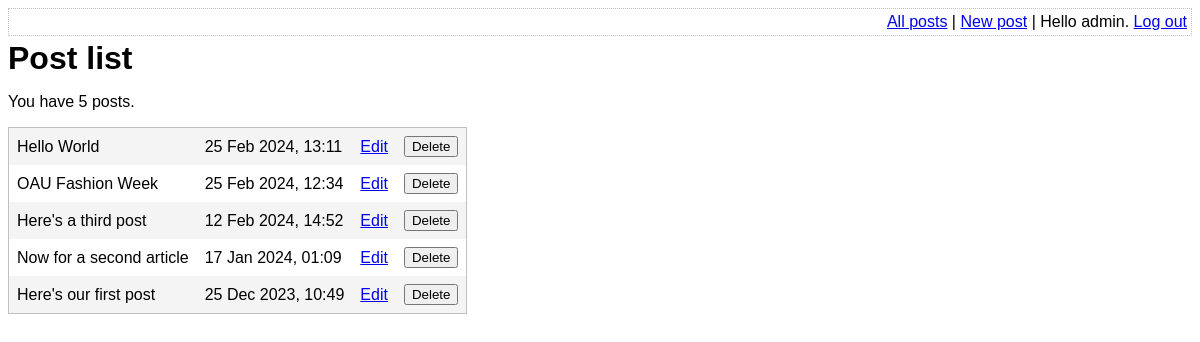
/list-posts.php (signed in), run on the app's committed database.
### tables this page shows
CREATE TABLE post (
	id INTEGER PRIMARY KEY AUTOINCREMENT NOT NULL,
	title VARCHAR NOT NULL,
	body VARCHAR NOT NULL,
	user_id INTEGER NOT NULL,
	created_at VARCHAR NOT NULL,
	updated_at VARCHAR,
	FOREIGN KEY (user_id) REFERENCES user(id)
);

### lib/common.php (called while the page is built, shortened)
<?php
function htmlEscape($html)
{
    return htmlspecialchars($html, ENT_HTML5, 'UTF-8');
}
function convertSqlDate($sqlDate)
{
    $date = DateTime::createFromFormat('Y-m-d H:i:s', $sqlDate);
    return $date->format('d M Y, H:i');
}
function getAllPosts(PDO $pdo)
{
    $stmt = $pdo->query(
        'SELECT
            id, title, created_at, body
        FROM
            post
        ORDER BY
            created_at DESC'
    );
    return $stmt->fetchAll(PDO::FETCH_ASSOC);
}

### list-posts.php (the view, shortened to what this page needs)
<?php
require_once 'lib/common.php';
$pdo = getPDO();
$posts = getAllPosts($pdo);
?>
<!DOCTYPE html>
<html>
    <head>
        <?php require 'templates/head.php' ?>
    </head>
    <body>
        <?php require 'templates/top-menu.php' ?>
        <h1>Post list</h1>
        <p>You have <?php echo count($posts) ?> posts.
        <form method="post">
            <table id="post-list">
                <tbody>
                    <?php foreach ($posts as $post): ?>
                        <tr>
                            <td>
                                <?php echo htmlEscape($post['title']) ?>
                            </td>
                            <td>
                                <?php echo convertSqlDate($post['created_at']) ?>
                            </td>
                            <td>
                                <a href="edit-post.php?post_id=<?php echo $post['id']?>">Edit</a>
                            </td>
                            <td>
                                <input
                                    type="submit"
                                    name="delete-post[<?php echo $post['id']?>]"
                                    value="Delete"
                                />
                            </td>
                        </tr>
                    <?php endforeach ?>
                </tbody>
            </table>
        </form>
    </body>
</html>

### assets/main.css (style rules this page uses)
h1, h2, h3 { margin-top: 0; margin-bottom: 8px; }
body { font-family: sans-serif; }
#post-list { border-collapse: collapse; border: 1px solid silver; }
#post-list td { padding: 8px; }
#post-list tbody tr:nth-child(odd) { background-color: #f4f4f4; }

### data on the page
post: title "Hello World", created_at "25 Feb 2024, 13:11"
post: title "OAU Fashion Week", created_at "25 Feb 2024, 12:34"
post: title "Here's a third post", created_at "12 Feb 2024, 14:52"
post: title "Now for a second article", created_at "17 Jan 2024, 01:09"
post: title "Here's our first post", created_at "25 Dec 2023, 10:49"

### other printed values
htmlEscape(getAuthUser()) "admin"
count($posts) "5"
